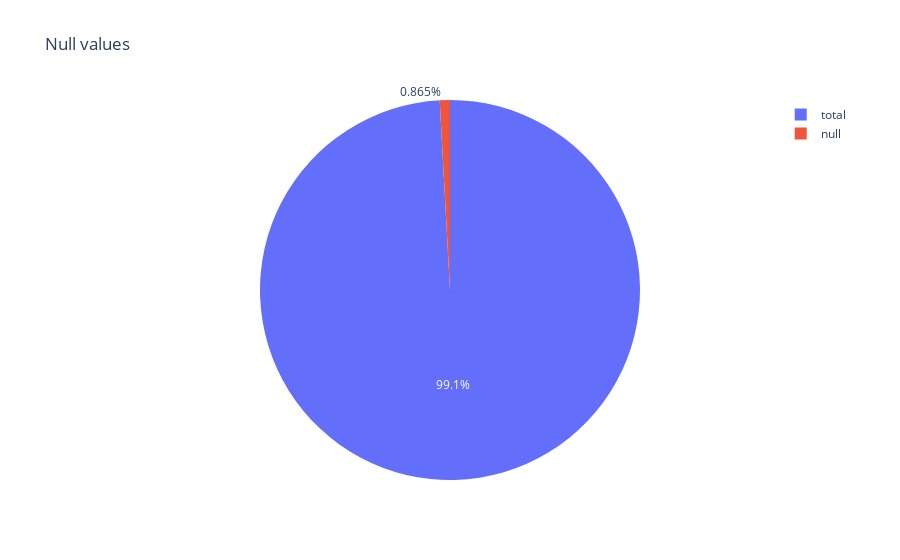

Notebook code cell kept with this figure:
### Code cell
# plot total and null as pie chart
fig = px.pie(names=["null", "total"], values=[null, total], title="Null values")
fig.show()

### Figure 1 — Plotly figure (JSON) as saved in the notebook; plotly's stock layout.template omitted (floating-point values rounded to 4 significant figures)
{"data": [{"domain": {"x": [0, 1], "y": [0, 1]}, "hovertemplate": "label=%{label}<br>value=%{value}<extra></extra>", "labels": ["null", "total"], "legendgroup": "", "name": "", "showlegend": true, "type": "pie", "values": [110172, 12628792]}], "layout": {"legend": {"tracegroupgap": 0}, "title": {"text": "Null values"}}}
